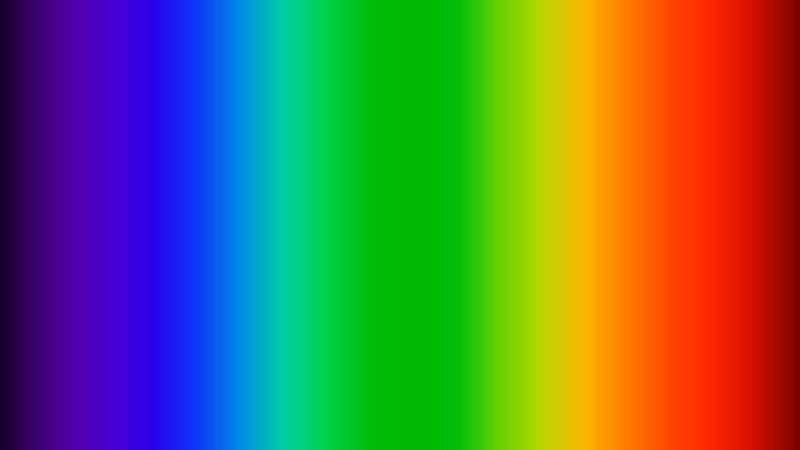
#> input picture 24_opencv/rgb.jpeg, 1600 x 900 px (shown at 1/2 size)
$ jupyter execute figuras.ipynb
#> lines starting #> are read from the running program, lines starting #| are printed output that depends on the picture
[cell 1]
import cv2
import matplotlib.pyplot as plt
import numpy as np

[cell 2]
img = cv2.imread("rgb.jpeg")
#> img is the input picture: shape (900, 1600, 3); mean B, G, R 76.9, 108.5, 98
plt.imshow(img)

[cell 3]
# ahora si hacemos las figuritas en la imagen, serán simples
cv2.rectangle(img, pt1=(50, 50), pt2=(700, 700), color=(255, 0, 0), thickness=10)
plt.imshow(img)

[cell 4]
#se puede hacer circulos
cv2.circle(img, center=(800, 400), radius=200, color=(0, 0, 255), thickness=10)
cv2.circle(img, center=(400, 400), radius=200, color=(0, 0, 255), thickness=-1) # el -1 hace que quede completamente pintado
# lo anterior aplica pa los cuadrados
plt.imshow(img)

[cell 5]
# se pueden hacer lineas
cv2.line(img, pt1=(0, 0), pt2=(1400, 800), color=(123, 234, 41), thickness=5)
plt.imshow(img)

[cell 6]
# podemos poner texto
font=cv2.FONT_HERSHEY_SIMPLEX
cv2.putText(img, text="hello", org=(10, 500), fontFace=font, fontScale=4, color=(255, 255, 255), thickness=3)
plt.imshow(img)

[cell 7]
# podemos crear un poligono de cualquier forma
pts= np.array([[100, 300], [200, 200], [400, 300], [200, 400]])
pts= pts.reshape(-1, 1, 2) # estp es obligatorio, por algun motivo opencv lo pide
cv2.polylines(img, [pts], isClosed=True, color=(100, 100, 200), thickness=20)
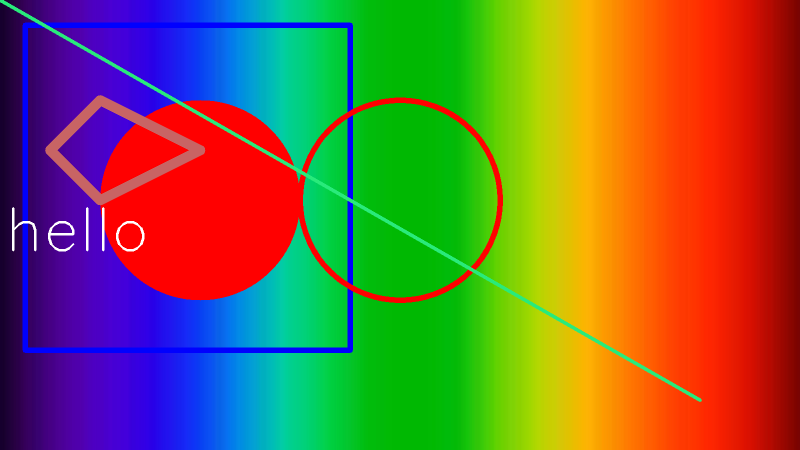
#> img: shape (900, 1600, 3) (shown at 1/2 size); mean B, G, R 60.7, 100.8, 120
plt.imshow(img)


$ run again, with 24_opencv/gato.jpg copied over 24_opencv/rgb.jpeg
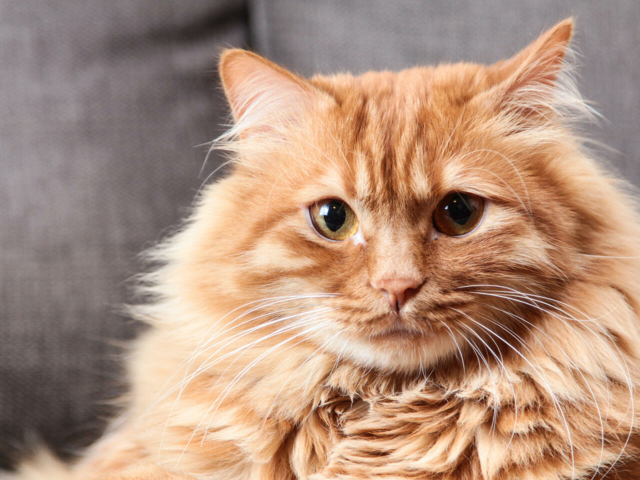
#> input picture 24_opencv/gato.jpg, 1280 x 960 px (shown at 1/2 size)
#> img is the input picture: shape (960, 1280, 3); mean B, G, R 125.7, 145.7, 177.1
#> `cv2.polylines(img, [pts], isClosed=True, color=(100, 100, 200), thickn..`:
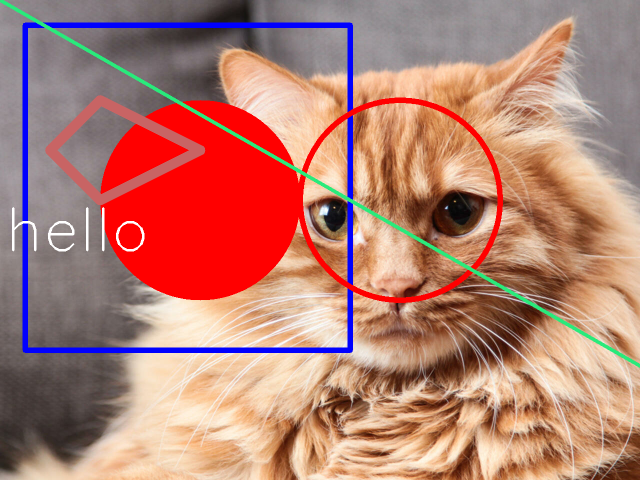
#> img: shape (960, 1280, 3) (shown at 1/2 size); mean B, G, R 114.2, 126.7, 180.5
